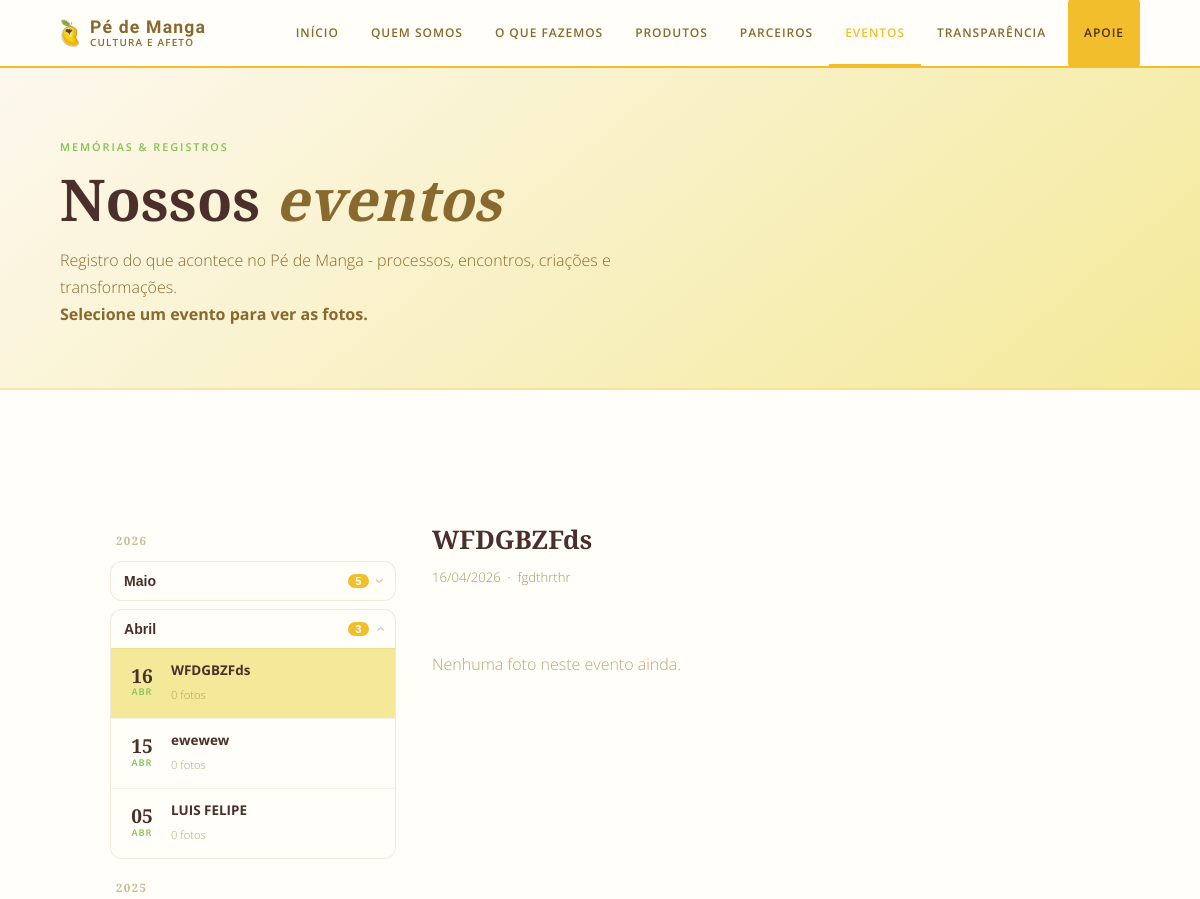
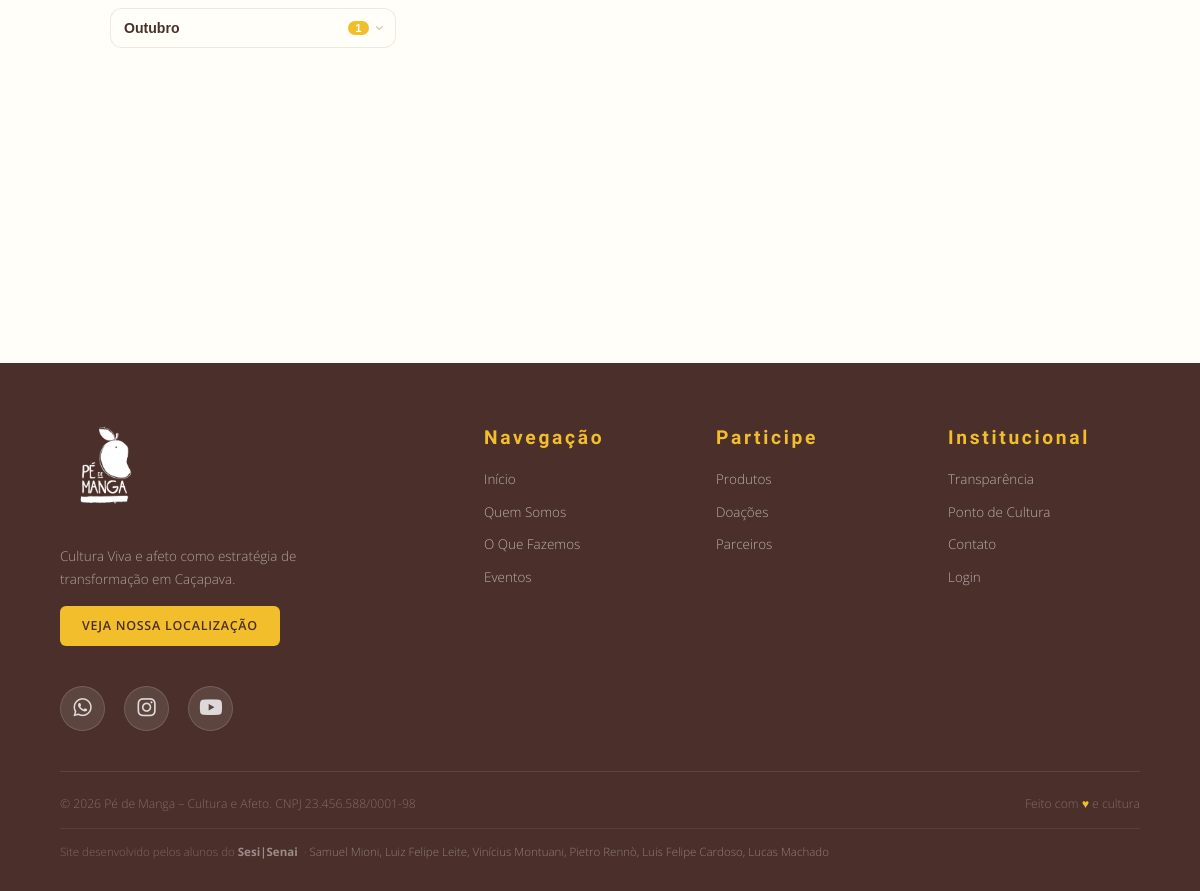
Screenshot of /eventos.php?id=6 with the database file from the repository (2 pictures, top to bottom).
### tables this page shows
CREATE TABLE `eventos` (
  `id` int(10) UNSIGNED NOT NULL,
  `nome` varchar(255) NOT NULL,
  `descricao` text DEFAULT NULL,
  `data_evento` date NOT NULL,
  `criado_em` timestamp NOT NULL DEFAULT current_timestamp()
);

### includes/db.php (called while the page is built, shortened)
<?php
function get_db(): PDO
{
    static $pdo = null;
    if ($pdo === null) {
        $dsn = 'mysql:host=' . DB_HOST . ';dbname=' . DB_NAME . ';charset=' . DB_CHARSET;
        $pdo = new PDO($dsn, DB_USER, DB_PASS, [
            PDO::ATTR_ERRMODE            => PDO::ERRMODE_EXCEPTION,
            PDO::ATTR_DEFAULT_FETCH_MODE => PDO::FETCH_ASSOC,
            PDO::ATTR_EMULATE_PREPARES   => false,
        ]);
    }
    return $pdo;
}

### includes/config.php (called while the page is built, shortened)
<?php
require_once __DIR__ . '/db.php';
function get_eventos(): array
{
    return get_db()->query(
        'SELECT e.*, COUNT(f.id) AS total_fotos
         FROM eventos e
         LEFT JOIN evento_fotos f ON f.evento_id = e.id
         GROUP BY e.id
         ORDER BY e.data_evento DESC'
    )->fetchAll();
}

### eventos.php (the view, shortened to what this page needs)
<?php
require_once 'includes/config.php';
$db = get_db();
$eventos = get_eventos();
$meses_pt = ['Janeiro','Fevereiro','Março','Abril','Maio','Junho',
             'Julho','Agosto','Setembro','Outubro','Novembro','Dezembro'];
$por_ano_mes = [];
foreach ($eventos as $ev) {
    $ts  = strtotime($ev['data_evento']);
    $ano = date('Y', $ts);
    $mes = (int)date('n', $ts);
    $por_ano_mes[$ano][$mes][] = $ev;
}
krsort($por_ano_mes);
$ev_id  = isset($_GET['id']) ? (int)$_GET['id'] : ($eventos[0]['id'] ?? 0);
$ev_sel = null;
$fotos = [];
if ($ev_id > 0) {
  $st = $db->prepare('SELECT * FROM eventos WHERE id = ?');
  $st->execute([$ev_id]);
  $ev_sel = $st->fetch(PDO::FETCH_ASSOC);
  if ($ev_sel) {
    $fotos = get_evento_fotos($ev_id);
  }
}
$ano_ativo = $ev_sel ? date('Y', strtotime($ev_sel['data_evento'])) : '';
$mes_ativo = $ev_sel ? (int)date('n', strtotime($ev_sel['data_evento'])) : 0;
?>
<!DOCTYPE html>
<html lang="pt-BR">
<head>
  <link rel="stylesheet" href="https://cdnjs.cloudflare.com/ajax/libs/font-awesome/6.4.0/css/all.min.css">
  <link rel="stylesheet" href="assets/css/style.css">
</head>
<body>
  <?php require 'includes/nav.php'; ?>
  <div class="page-wrap">
    <div class="page-hero">
      <p class="ph-tag">Memórias & Registros</p>
      <h1>Nossos <em>eventos</em></h1>
      <p>Registro do que acontece no Pé de Manga - processos, encontros, criações e transformações.</p>
      <p><strong>Selecione um evento para ver as fotos.</strong></p>
    </div>
    <section>
      <div class="section-inner">
        <?php if (empty($eventos)): ?>
          <p style="text-align:center;padding:60px 0;color:var(--marrom);opacity:.6;">
            Nenhum evento cadastrado ainda.
          </p>
        <?php else: ?>
          <div class="eventos-layout">
            <aside class="eventos-lista">
              <?php foreach ($por_ano_mes as $ano => $meses): ?>
                <div class="ev-ano-label"><?= $ano ?></div>
                <?php foreach ($meses as $mes_num => $evs_mes): ?>
                  <?php $aberto = ($ano == $ano_ativo && $mes_num == $mes_ativo); ?>
                  <div class="ev-grupo <?= $aberto ? 'open' : '' ?>">
                    <button class="ev-grupo-header" onclick="toggleGrupo(this)" aria-expanded="<?= $aberto ? 'true' : 'false' ?>">
                      <span class="ev-grupo-mes"><?= $meses_pt[$mes_num - 1] ?></span>
                      <span class="ev-grupo-count"><?= count($evs_mes) ?></span>
                      <span class="ev-grupo-arrow">&#8250;</span>
                    </button>
                    <div class="ev-grupo-body">
                      <?php foreach ($evs_mes as $ev): ?>
                        <a href="eventos.php?id=<?= $ev['id'] ?>"
                           class="evento-item <?= $ev['id'] == $ev_id ? 'ativo' : '' ?>">
                          <div class="evento-item-data">
                            <span class="ev-dia"><?= date('d', strtotime($ev['data_evento'])) ?></span>
                            <span class="ev-mes"><?= strftime_mes($ev['data_evento']) ?></span>
                          </div>
                          <div class="evento-item-info">
                            <strong><?= htmlspecialchars($ev['nome']) ?></strong>
                            <span><?= $ev['total_fotos'] ?> foto<?= $ev['total_fotos'] != 1 ? 's' : '' ?></span>
                          </div>
                        </a>
                      <?php endforeach; ?>
                    </div>
                  </div>
                <?php endforeach; ?>
              <?php endforeach; ?>
            </aside>
            <div class="eventos-fotos">
              <?php if ($ev_sel): ?>
                <div class="eventos-fotos-header">
                  <h2><?= htmlspecialchars($ev_sel['nome']) ?></h2>
                  <p class="eventos-fotos-meta">
                    <?= date('d/m/Y', strtotime($ev_sel['data_evento'])) ?>
                    <?php if (!empty($ev_sel['descricao'])): ?>
                      &nbsp;·&nbsp; <?= htmlspecialchars($ev_sel['descricao']) ?>
                    <?php endif; ?>
                  </p>
                </div>
                <?php if (empty($fotos)): ?>
                  <p style="padding:40px 0;color:var(--marrom);opacity:.6;">Nenhuma foto neste evento ainda.</p>
                <?php endif; ?>
              <?php endif; ?>
            </div>
          </div>
        <?php endif; ?>
        <div style="margin-top: 30px;" class="mvv-cards">
        </div>
      </div>
    </section>
  </div>
  <?php require 'includes/footer.php'; ?>
</body>
</html>
<?php
function strftime_mes(string $date): string
{
  $meses = ['jan', 'fev', 'mar', 'abr', 'mai', 'jun', 'jul', 'ago', 'set', 'out', 'nov', 'dez'];
  return $meses[(int) date('n', strtotime($date)) - 1];
}
?>

### rows the page displays
eventos: data_evento "16", data_evento "ABR", nome "WFDGBZFds", total_fotos "0", data_evento "16/04/2026", descricao "fgdthrthr"
eventos: data_evento "15", data_evento "ABR", nome "ewewew", total_fotos "0"
eventos: data_evento "05", data_evento "ABR", nome "LUIS FELIPE", total_fotos "0"

### other values shown
$ano "2026"
$meses_pt[$mes_num - 1] "Maio"
count($evs_mes) "5"
$meses_pt[$mes_num - 1] "Abril"
count($evs_mes) "3"
$ano "2025"
$meses_pt[$mes_num - 1] "Outubro"
count($evs_mes) "1"
